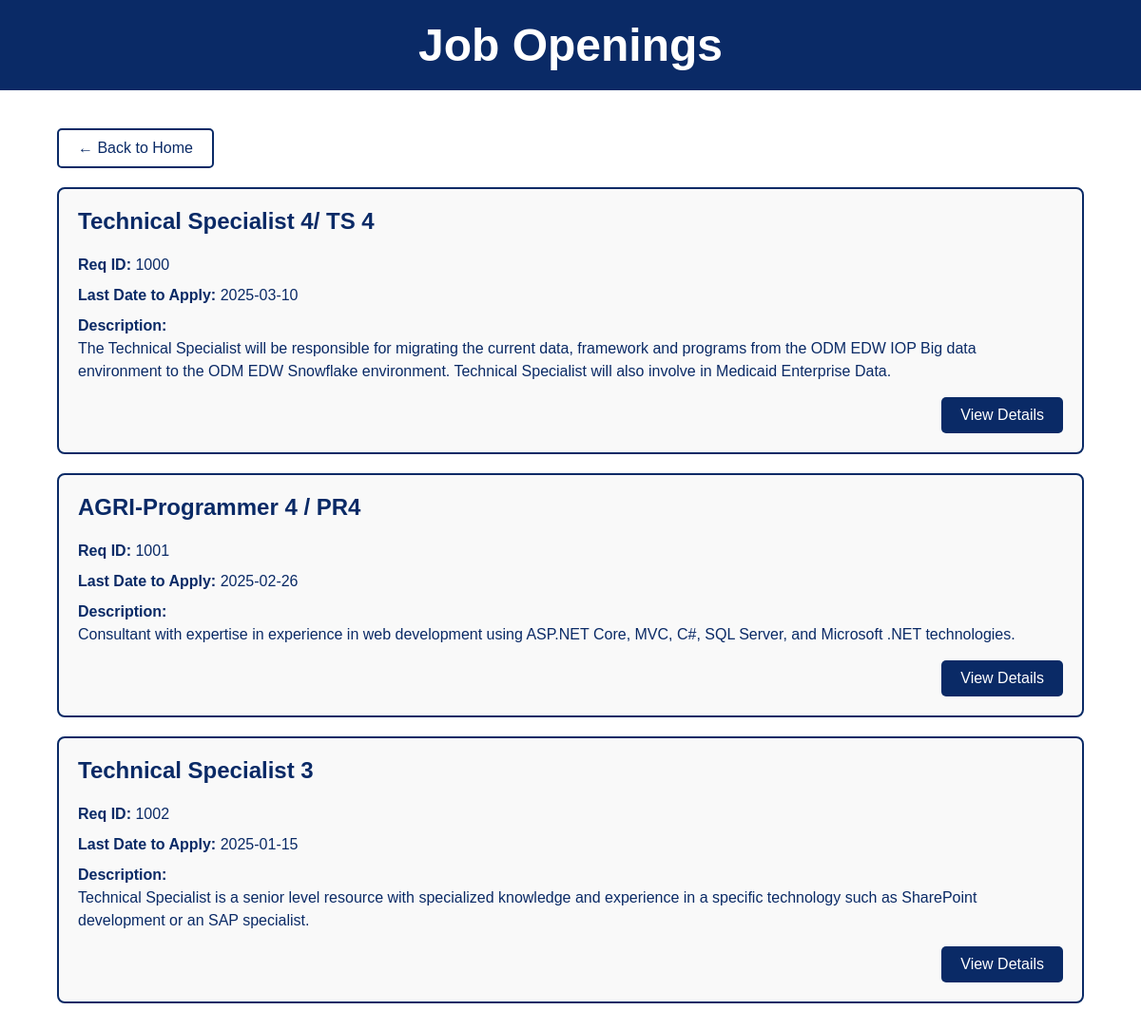
The app's page /nothing.php with its own data.
### tables this page shows
CREATE TABLE `Job_Details` (
  `Req_ID` int NOT NULL DEFAULT '1000',
  `State_Job_ID` int NOT NULL,
  `Agency` varchar(45) DEFAULT NULL,
  `Job_Title` varchar(255) NOT NULL,
  `Region_Name` varchar(45) DEFAULT NULL,
  `Creation_Date` date DEFAULT NULL,
  `Last_Date` date NOT NULL,
  `Job_Description` varchar(255) NOT NULL,
  `Additional_Job_Description1` varchar(255) DEFAULT NULL,
  `Additional_Job_Desciption2` varchar(255) DEFAULT NULL,
  PRIMARY KEY (`Req_ID`),
  UNIQUE KEY `Req_ID_UNIQUE` (`Req_ID`),
  UNIQUE KEY `State_Job_ID_UNIQUE` (`State_Job_ID`)
);

### nothing.php (the view, shortened to what this page needs)
<?php
$servername = "localhost";
$username = "root";
$password = "";
$dbname = "PreetSystems";
$conn = new mysqli($servername, $username, $password, $dbname);
$sql = "SELECT Req_ID, Job_Title, Last_Date, Job_Description FROM Job_Details";
$result = $conn->query($sql);
?>
<!DOCTYPE html>
<html lang="en">
<head>
</head>
<body>
<header>
    <h1>Job Openings</h1>
</header>
<div class="container">
    <a href="index.html" class="back-button">← Back to Home</a>
    <?php if ($result->num_rows > 0): ?>
        <?php while ($row = $result->fetch_assoc()): ?>
            <div class="job-box">
                <div class="job-content">
                    <h2><?php echo htmlspecialchars($row['Job_Title']); ?></h2>
                    <p><strong>Req ID:</strong> <?php echo htmlspecialchars($row['Req_ID']); ?></p>
                    <p><strong>Last Date to Apply:</strong> <?php echo htmlspecialchars($row['Last_Date']); ?></p>
                    <p><strong>Description:</strong><br>
                        <?php echo nl2br(htmlspecialchars($row['Job_Description'])); ?>
                    </p>
                </div>
                <div class="button-wrapper">
                    <a class="view-button" href="display.php?req_id=<?php echo urlencode($row['Req_ID']); ?>">
                        View Details
                    </a>
                </div>
            </div>
        <?php endwhile; ?>
    <?php else: ?>
        <p>No job openings found.</p>
    <?php endif; ?>
</div>
</body>
</html>

### nothing.php (style rules this page uses)
body { margin: 0; font-family: Arial, sans-serif; background-color: #ffffff; color: #0a2a66; }
header { background-color: #0a2a66; color: #ffffff; padding: 20px 60px; text-align: center; }
header h1 { margin: 0; font-size: 48px; }
.back-button { background-color: #ffffff; color: #0a2a66; padding: 10px 20px; text-decoration: none; border-radius: 5px; border: 2px solid #0a2a66; display: inline-block; margin: 20px 0; transition: background-color 0.3s, color 0.3s; }
.container { padding: 20px 60px; }
.job-box { border: 2px solid #0a2a66; border-radius: 8px; padding: 20px; margin-bottom: 20px; background-color: #f9f9f9; position: relative; }
.job-content h2 { margin-top: 0; color: #0a2a66; }
.job-content p { margin: 8px 0; line-height: 1.5; }
.button-wrapper { display: flex; justify-content: flex-end; margin-top: 15px; }
.view-button { background-color: #0a2a66; color: #ffffff; padding: 10px 20px; text-decoration: none; border-radius: 5px; border: none; cursor: pointer; transition: background-color 0.3s; white-space: nowrap; }

### records on screen
job_details: Job_Title "Technical Specialist 4/ TS 4", Req_ID "1000", Last_Date "2025-03-10", Job_Description "The Technical Specialist will be responsible for migrating the current data, framework and programs from the ODM EDW IOP Big data environment to the ODM EDW Snowflake environment. Technical Specialist will also involve in Medicaid Enterprise Data."
job_details: Job_Title "AGRI-Programmer 4 / PR4", Req_ID "1001", Last_Date "2025-02-26", Job_Description "Consultant with expertise in experience in web development using ASP.NET Core, MVC, C#, SQL Server, and Microsoft .NET technologies."
job_details: Job_Title "Technical Specialist 3", Req_ID "1002", Last_Date "2025-01-15", Job_Description "Technical Specialist is a senior level resource with specialized knowledge and experience in a specific technology such as SharePoint development or an SAP specialist."
